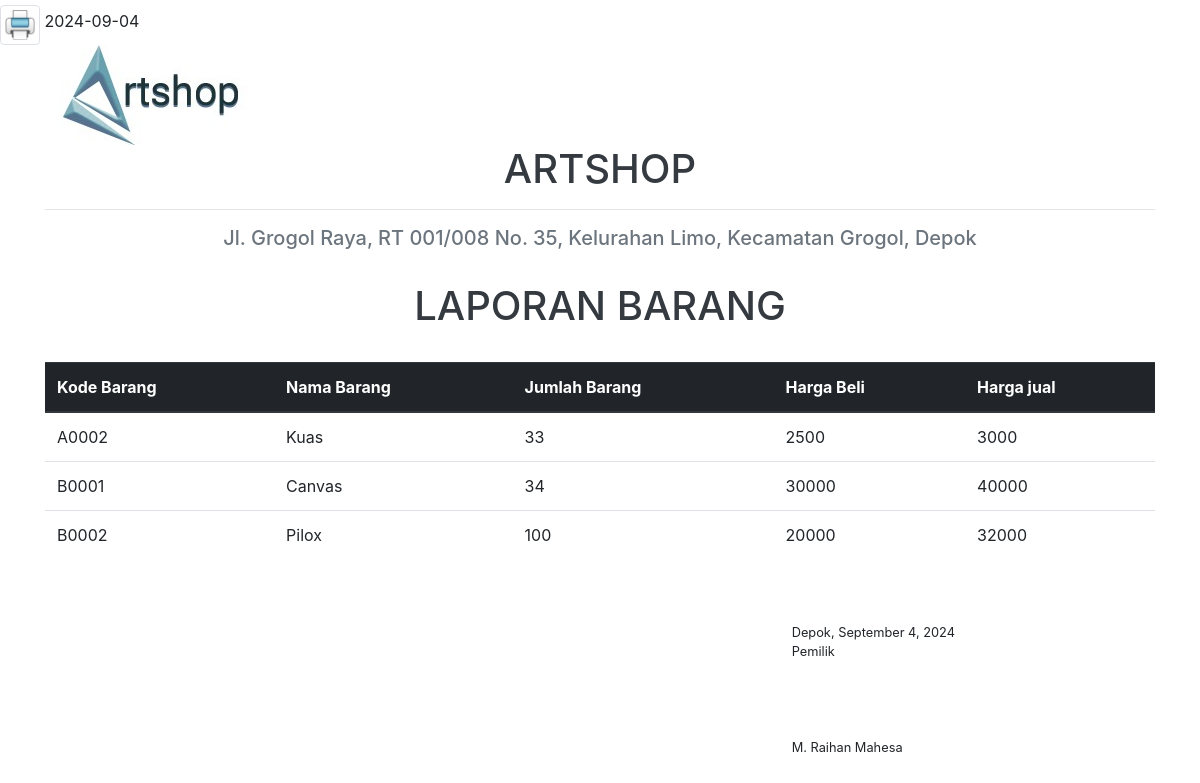
Page /htdocs/Myshop/lapbarang.php on the committed database.
### tables this page shows
CREATE TABLE `tbl_barang` (
  `kd_barang` varchar(11) NOT NULL,
  `nama_barang` varchar(50) NOT NULL,
  `jumlah_barang` int(11) NOT NULL,
  `harga_beli` int(11) NOT NULL,
  `harga_jual` int(11) NOT NULL,
  `tanggal_masuk` date NOT NULL
);

### htdocs/Myshop/lapbarang.php (the view, shortened to what this page needs)
<?php
  include "config/koneksi.php";
?>
<!doctype html>
<html lang="en">
  <head>
    <link rel="stylesheet" href="css/bootstrap.min.css">
  </head>
  <body>
  	<a href="javascript:window.print()" target="_blank"><img src="img/print.jpg" alt="print" class="img-thumbnail" height="20" width="40" style="margin-top:5px"></a>
  	<?php
        $tanggal = date('Y-m-d');
        echo $tanggal;
        $tanggal12 = date("F j, Y");
        ?>
  <div class="container">
  	<div class="row">
  		<div class="col-md-12"> <img src="img/icon.jpg" alt=""> <h1 class="text-center text-dark">ARTSHOP</h1>
		  <hr> <h5 class="text-center text-secondary">Jl. Grogol Raya, RT 001/008 No. 35, Kelurahan Limo, Kecamatan Grogol, Depok</h5>
		  <br> <h1 class="text-center text-dark">LAPORAN BARANG</h1></div>
  	</div>
  	<br>
  	<div class="row">
  		<div class="col-md-12">
        <table class="table">
		        <thead class="thead-dark">
		            <tr>
		                <th>Kode Barang</th>
		                <th>Nama Barang</th>
		                <th>Jumlah Barang</th>
		                <th>Harga Beli</th>
		                <th>Harga jual</th>
		            </tr>
		        </thead>
		        <tbody>
		        	<?php
						$sql = "SELECT * FROM tbl_barang";
		        		$query = mysqli_query($con, $sql);
		        		while($r= mysqli_fetch_array($query)){
					?>
					<tr>
						<td><?php echo $r['kd_barang'] ?></td>
						<td><?php echo $r['nama_barang'] ?></td>
						<td><?php echo $r['jumlah_barang'] ?></td>
						<td><?php echo $r['harga_beli'] ?></td>
						<td><?php echo $r['harga_jual'] ?></td>
					</tr>
					<?php } ?>
		        </tbody>
		    </table>
  		</div>
  	</div>
	  <div class="static-bottom">
      <div class="align-left">
      <div class="d-flex justify-content-between col-md-10 col-md-offset-2 mb-3 mt-5">
              <div class="pull-right small">
                Depok, </a><?php echo $tanggal12?>
                  <br> Pemilik
                <br><br><br><br><br> M. Raihan Mahesa</a>
                </div>
              </div>
          </div>
  </div>
  </body>
</html>

### rows in the picture
tbl_barang: kd_barang "A0002", nama_barang "Kuas", jumlah_barang "33", harga_beli "2500", harga_jual "3000"
tbl_barang: kd_barang "B0001", nama_barang "Canvas", jumlah_barang "34", harga_beli "30000", harga_jual "40000"
tbl_barang: kd_barang "B0002", nama_barang "Pilox", jumlah_barang "100", harga_beli "20000", harga_jual "32000"
